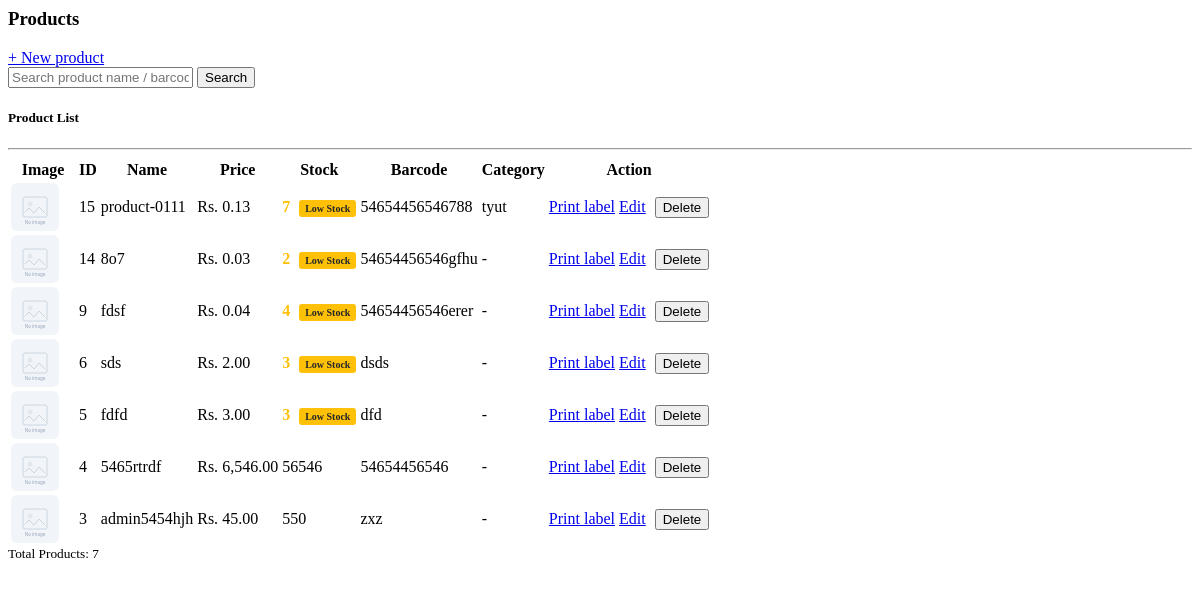
/admin/products.php, run on the app's committed database.
### tables this page shows
CREATE TABLE `products` (
  `id` int(11) NOT NULL,
  `category_id` int(11) DEFAULT NULL,
  `name` varchar(150) NOT NULL,
  `title` varchar(255) DEFAULT NULL,
  `description` text DEFAULT NULL,
  `price` decimal(10,2) NOT NULL,
  `cost_price` decimal(10,2) DEFAULT NULL,
  `stock` int(11) DEFAULT 0,
  `reorder_level` int(11) NOT NULL DEFAULT 0,
  `barcode` varchar(100) DEFAULT NULL,
  `sku` varchar(64) DEFAULT NULL,
  `created_at` timestamp NOT NULL DEFAULT current_timestamp(),
  `deleted_at` timestamp NULL DEFAULT NULL
);

CREATE TABLE `categories` (
  `id` int(11) NOT NULL,
  `name` varchar(100) NOT NULL,
  `created_at` timestamp NOT NULL DEFAULT current_timestamp()
);

### includes/product_media.php (called while the page is built, shortened)
<?php
function product_image_url(?string $relativePath): string
{
    static $base = null;
    if ($base === null) {
        $base = rtrim(BASE_URL, '/');
    }
    if ($relativePath === null || $relativePath === '') {
        return $base . '/assets/img/no-product.svg';
    }
    $clean = str_replace('\\', '/', $relativePath);
    return $base . '/' . ltrim($clean, '/');
}

### admin/products.php (the view, shortened to what this page needs)
<?php
require_once "../database/db.php";
require_once dirname(__DIR__) . "/includes/product_media.php";
$search = $_GET['search'] ?? '';
$imgSelect = '(SELECT pi.file_path FROM product_images pi WHERE pi.product_id = p.id ORDER BY pi.is_primary DESC, pi.sort_order ASC, pi.id ASC LIMIT 1)';
if($search != ''){
    $stmt = $pdo->prepare("SELECT p.*, {$imgSelect} AS image_path FROM products p
        WHERE p.name LIKE ? OR p.barcode LIKE ?
        ORDER BY p.id DESC");
    $stmt->execute(["%$search%","%$search%"]);
    $products = $stmt->fetchAll();
}else{
    $products = $pdo->query("SELECT p.*, {$imgSelect} AS image_path FROM products p ORDER BY p.id DESC")->fetchAll();
}
$categories = $pdo->query("SELECT * FROM categories")->fetchAll();
?>
<div class="d-flex justify-content-between align-items-center flex-wrap gap-2 mb-3">
    <h3 class="mb-0">Products</h3>
    <a href="product_create.php" class="btn btn-primary">+ New product</a>
</div>
<form method="GET" class="mb-3">
    <div class="input-group">
        <input type="text" name="search"
               class="form-control"
               placeholder="Search product name / barcode"
               value="<?= htmlspecialchars($search) ?>">
        <button class="btn btn-primary" type="submit">Search</button>
    </div>
</form>
<div class="card content-card p-3">
    <h5>Product List</h5>
    <hr>
    <?php if(count($products) > 0): ?>
        <div class="table-responsive">
            <table class="table table-bordered table-hover align-middle">
                <thead class="table-light">
                    <tr>
                        <th style="width:64px">Image</th>
                        <th>ID</th>
                        <th>Name</th>
                        <th>Price</th>
                        <th>Stock</th>
                        <th>Barcode</th>
                        <th>Category</th>
                        <th>Action</th>
                    </tr>
                </thead>
                <tbody>
                <?php foreach($products as $p): ?>
                    <?php
                    $catName = '';
                    foreach($categories as $c){
                        if($c['id'] == $p['category_id']){
                            $catName = $c['name'];
                            break;
                        }
                    }
                    $stockClass = '';
                    $stockBadge = '';
                    if($p['stock'] <= 0) {
                        $stockClass = 'text-danger';
                        $stockBadge = '<span class="badge badge-danger">Out of Stock</span>';
                    } elseif($p['stock'] <= 10) {
                        $stockClass = 'text-warning';
                        $stockBadge = '<span class="badge badge-warning">Low Stock</span>';
                    }
                    ?>
                    <tr>
                        <td class="p-1">
                            <img src="<?= htmlspecialchars(product_image_url($p['image_path'] ?? null)) ?>"
                                 alt="" width="48" height="48" class="rounded border" style="width:48px;height:48px;object-fit:cover;">
                        </td>
                        <td><?= $p['id'] ?></td>
                        <td><?= htmlspecialchars($p['name']) ?></td>
                        <td>Rs. <?= number_format($p['price'], 2) ?></td>
                        <td class="<?= $stockClass ?>">
                            <?= $p['stock'] ?> <?= $stockBadge ?>
                        </td>
                        <td><?= htmlspecialchars($p['barcode'] ?: '-') ?></td>
                        <td><?= htmlspecialchars($catName ?: '-') ?></td>
                        <td>
                            <?php if (!empty($p['barcode'])): ?>
                                <a href="print_barcode.php?id=<?= (int)$p['id'] ?>" target="_blank" rel="noopener" class="btn btn-outline-dark btn-sm me-1">Print label</a>
                            <?php endif; ?>
                            <a href="product_create.php?id=<?= (int)$p['id'] ?>"
                               class="btn btn-primary btn-sm"
                               style="display: inline-block; margin-right: 5px;">
                                Edit
                            </a>
                            <button type="button"
                                    class="btn btn-danger btn-sm"
                                    onclick="checkAndDelete(<?= $p['id'] ?>, '<?= addslashes(htmlspecialchars($p['name'])) ?>')">
                                Delete
                            </button>
                        </td>
                    </tr>
                <?php endforeach; ?>
                </tbody>
            </table>
        </div>
        <div class="mt-2 text-muted">
            <small>Total Products: <?= count($products) ?></small>
        </div>
    <?php else: ?>
        <div class="alert alert-info text-center">
            No products found. Use <strong>New product</strong> to create the first SKU.
        </div>
    <?php endif; ?>
</div>

### admin/products.php (style rules this page uses)
.badge { display: inline-block; padding: 3px 6px; font-size: 10px; font-weight: bold; border-radius: 3px; margin-left: 5px; }
.badge-warning { background-color: #ffc107; color: #212529; }
.text-warning { color: #ffc107 !important; font-weight: bold; }

### data on the page
products: id "15", name "product-0111", price "0.13", stock "7", shows "Low Stock", barcode "54654456546788", category.name "tyut"
products: id "14", name "8o7", price "0.03", stock "2", shows "Low Stock", barcode "54654456546gfhu", catName "-"
products: id "9", name "fdsf", price "0.04", stock "4", shows "Low Stock", barcode "54654456546erer", catName "-"
products: id "6", name "sds", price "2.00", stock "3", shows "Low Stock", barcode "dsds", catName "-"
products: id "5", name "fdfd", price "3.00", stock "3", shows "Low Stock", barcode "dfd", catName "-"
products: id "4", name "5465rtrdf", price "6,546.00", stock "56546", barcode "54654456546", catName "-"
products: id "3", name "admin5454hjh", price "45.00", stock "550", barcode "zxz", catName "-"

### other printed values
count($products) "7"
